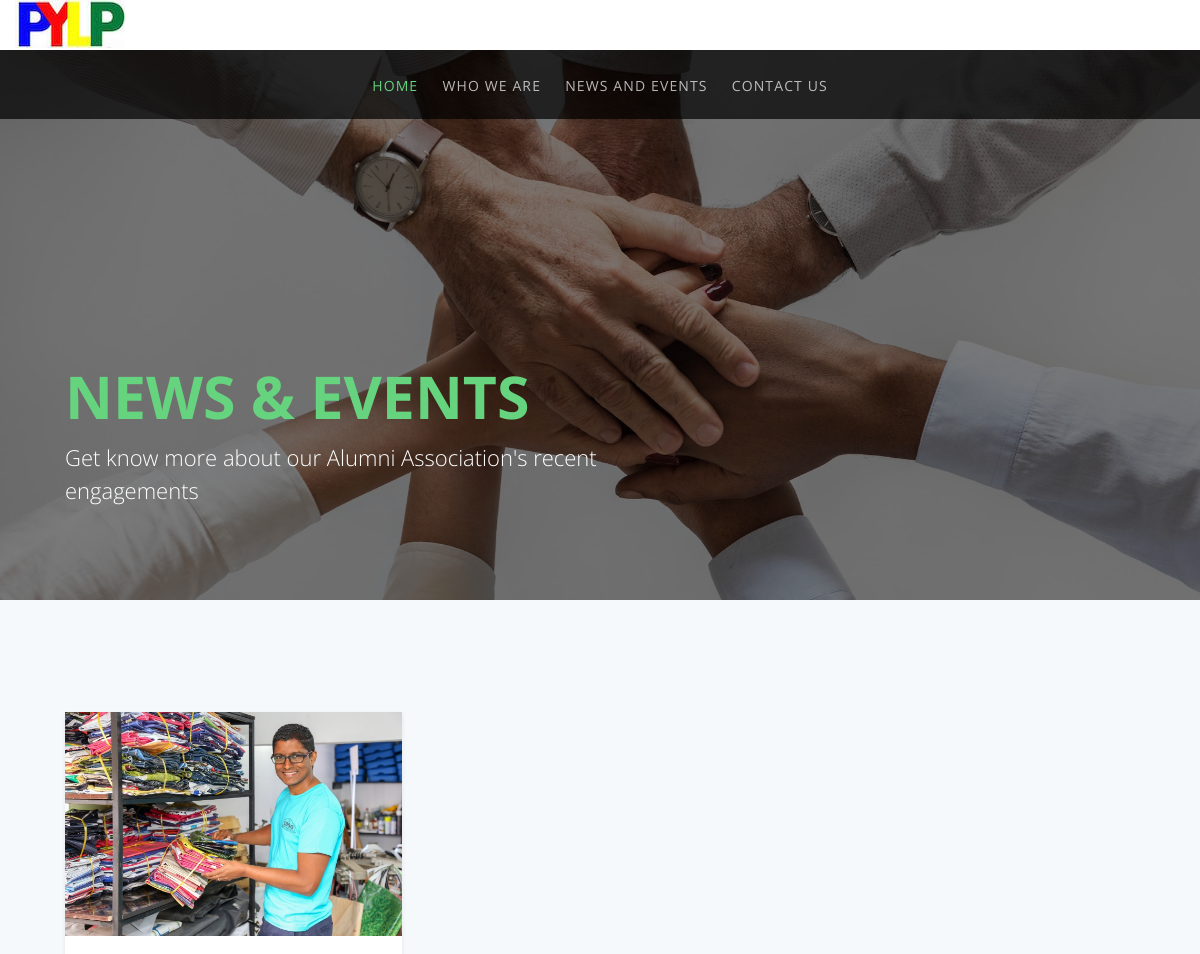
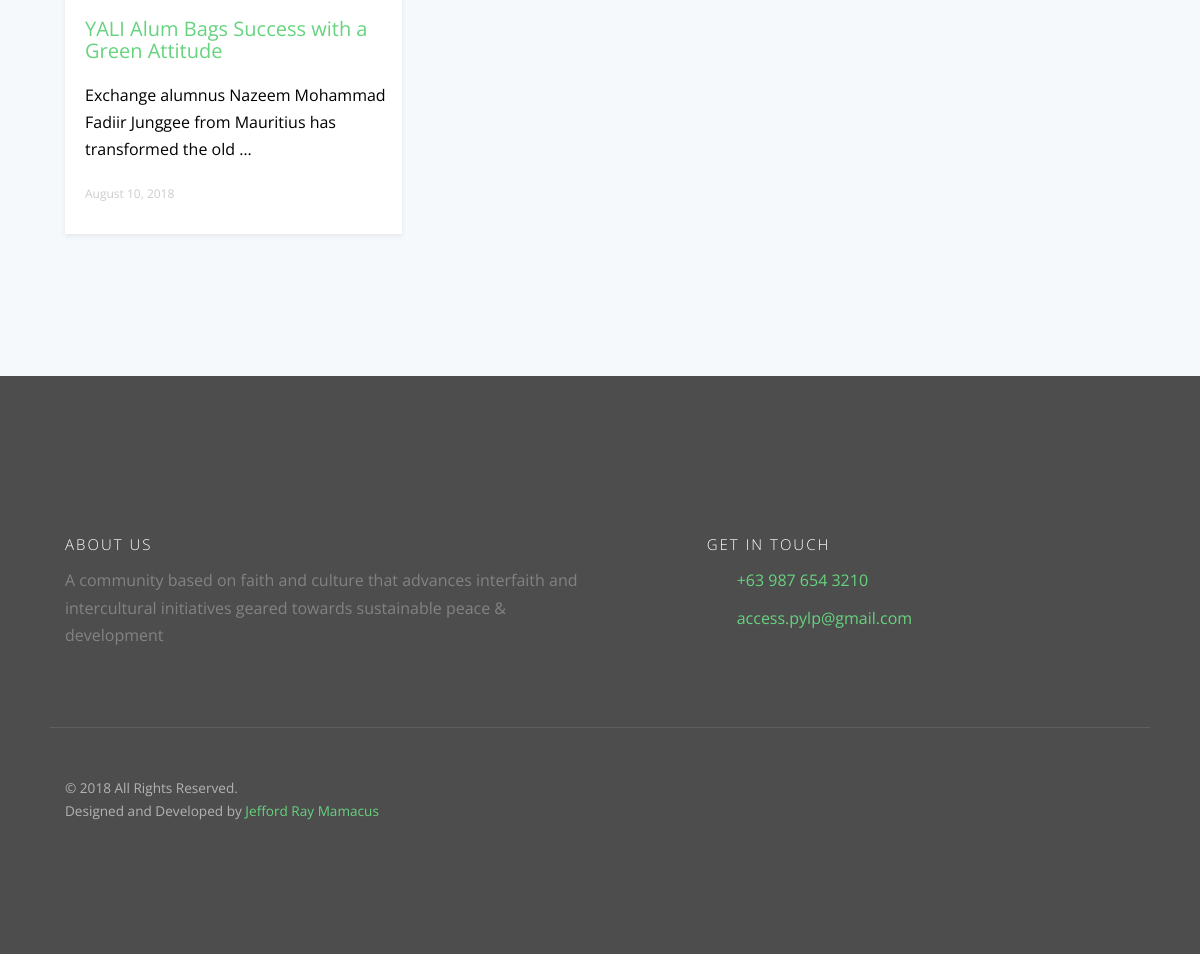
Page /news/ on the committed database (2 pictures, top to bottom).
### news/models.py (models this page shows, shortened)
class NewsList(models.Model):
    title = models.CharField(max_length=100)
    subtitle = models.CharField(max_length=200)
    image = models.ImageField(upload_to="news_header/")
    class Meta:
        verbose_name = "News List Detail"
        verbose_name_plural = "News List Details"

class News(models.Model):
    title = models.CharField(max_length=100)
    content = HTMLField()
    image = models.ImageField(upload_to=get_image_path)
    date_uploaded = models.DateTimeField(default=datetime.now, blank=True)
    slug = models.SlugField(default="", **optional)
    class Meta:
        verbose_name = "News Article"
        verbose_name_plural = "News Articles"

### content/models.py (models this page shows, shortened)
class Header(models.Model):
    title = models.CharField(max_length=100)
    subtitle = models.CharField(max_length=200)
    image = models.ImageField(upload_to = 'header/')
    video = models.URLField(max_length=200, default="")
    details = models.TextField(**optional)
    class Meta:
        verbose_name = "Header Details"
        verbose_name_plural = "Header Details"

class SocialMedia(models.Model):
    facebook = models.URLField(max_length=200, **optional)
    twitter = models.URLField(max_length=200, **optional)
    instagram = models.URLField(max_length=200, **optional)
    linkedin = models.URLField(max_length=200, **optional)
    telephone = models.CharField(max_length=20, **optional)
    email = models.EmailField(max_length=100, **optional)
    class Meta:
        verbose_name = "Social Media Accounts"
        verbose_name_plural = "Social Media Accounts"

### news/views.py (the view)
# urls.py: path('', NewsListView.as_view(), name='news_list'),
class NewsListView(View):
    def get(self, request, *args, **kwargs):
        articles = News.objects.all()
        header = NewsList.objects.first()
        return render(request, 'newslist.html', {
            'articles': articles,
            'header': header,
        })

### content/context_processors.py (called while the page is built)
def social_media(request):
    socmed = SocialMedia.objects.first()
    return {'facebook': socmed.facebook,
            'twitter': socmed.twitter,
            'instagram': socmed.instagram,
            'linkedin': socmed.linkedin,
            'telephone': socmed.telephone,
            'email': socmed.email,
            'about': Header.objects.first().details
        }

### template/newslist.html (shortened to what this page needs)
{% extends "base.html" %}
{% load static %}
{% block content %}
    <header id="gtco-header" class="gtco-cover gtco-cover-sm" role="banner" style="background-image: url({{ header.image.url|safe }})" data-stellar-background-ratio="0.5">
        <div class="overlay"></div>
        <div class="gtco-container">
            <div class="row row-mt-15em">
                <div class="col-md-7 mt-text text-left animate-box" data-animate-effect="fadeInUp">
                    <h1><strong>{{ header.title }}</strong></h1>
                    <h2>{{ header.subtitle }}</h2>
                </div>
            </div>
        </div>
    </header>
    <div class="gtco-section gtco-gray-bg">
        <div class="gtco-container">
            <div class="row">
                {% for article in articles %}
                <div class="col-lg-4 col-md-4 col-sm-6">
                    <a href="{% url 'news' slug=article.slug %}" class="gtco-card-item">
                        <figure>
                            <img src="{{ article.image.url }}" alt="Image" class="img-responsive">
                        </figure>
                        <div class="gtco-text text-left">
                            <h2>{{ article.title|truncatechars:55 }}</h2>
                            <p>{{ article.content|safe|truncatewords:12 }}</p>
                            <p class="gtco-category">{{ article.date_uploaded|date:"F j, Y"}}</p>
                        </div>
                    </a>
                </div>
                {% endfor %}
            </div>
        </div>
    </div>
{% endblock %}

### template/base.html (shortened to what this page needs)
{% load static %}
<!DOCTYPE HTML>
<html>
    <head>
    <link rel="stylesheet" href="{% static 'css/animate.css' %}">
    <link rel="stylesheet" href="{% static 'css/icomoon.css' %}">
    <link rel="stylesheet" href="{% static 'css/themify-icons.css' %}">
    <link rel="stylesheet" href="{% static 'css/bootstrap.css' %}">
    <link rel="stylesheet" href="{% static 'css/magnific-popup.css' %}">
    <link rel="stylesheet" href="{% static 'css/owl.carousel.min.css' %}">
    <link rel="stylesheet" href="{% static 'css/owl.theme.default.min.css' %}">
    <link rel="stylesheet" href="{% static 'css/style.css' %}">
    </head>
    <body>
    <div id="page">
    <div class="page-inner">
    <div id="head-top" style="position: absolute; width: 100%; top: 0; ">
        <div class="gtco-top">
            <div class="container-fluid">
                <div class="row">
                    <div class="col-md-6 col-xs-6">
                        <div id="gtco-logo"><a href="{% url 'index' %}"><img src="{% static 'images/logo.jpg' %}" alt="Image" class="img-responsive"/ ></a></div>
                    </div>
                    <div class="col-md-6 col-xs-6 social-icons">
                        <ul class="gtco-social-top">
                            {% if facebook %}<li><a href="{{ facebook }}"><i class="icon-facebook"></i></a></li>{% endif %}
                        </ul>
                    </div>
                </div>
            </div>
        </div>
        <nav class="gtco-nav sticky-banner" role="navigation">
            <div class="gtco-container">
                <div class="row">
                    <div class="col-xs-12 text-center menu-1">
                        <ul>
                            {% if request.get_full_path == "/"%}
                            <li class="active"><a href="#head-top">Home</a></li>
                            <li><a href="#gtco-about">Who We Are</a></li>
                            <li><a href="#gtco-news">News and Events</a></li>
                            <li><a href="#gtco-footer">Contact Us</a></li>
                            {% else %}
                            <li class="active"><a href="{% url 'index' %}">Home</a></li>
                            <li><a href="{% url 'index' %}#gtco-about">Who We Are</a></li>
                            <li><a href="{% url 'index' %}#gtco-news">News and Events</a></li>
                            <li><a href="#gtco-footer">Contact Us</a></li>
                            {% endif %}
                        </ul>
                    </div>
                </div>
            </div>
        </nav>
    </div>
    {% block content %}{% endblock %}
    <footer id="gtco-footer" role="contentinfo">
        <div class="gtco-container">
            <div class="row row-p   b-md">
                <div class="col-md-6">
                    <div class="gtco-widget">
                        <h3>About Us</h3>
                        <p>{{ about }}</p>
                    </div>
                </div>
                <div class="col-md-6 col-md-push-1">
                    <div class="gtco-widget">
                        <h3>Get In Touch</h3>
                        <ul class="gtco-quick-contact">
                            {% if telephone %}<li><a href="tel:{{ telephone }}"><i class="icon-phone"></i> {{ telephone }}</a></li> {% endif %}
                            {% if email %}<li><a href="mailto:{{ email }}"><i class="icon-mail2"></i> {{ email }}</a></li>{% endif %}
                        </ul>
                    </div>
                </div>
            </div>
            <div class="row copyright">
                <div class="col-md-12">
                    <p class="pull-left">
                        <small class="block">&copy; 2018 All Rights Reserved.</small>
                        <small class="block">Designed and Developed by <a href="https://ph.linkedin.com/in/jefford-ray-mamacus-9310a381" target="_blank">Jefford Ray Mamacus</a>
                    </p>
                    <p class="pull-right">
                        <ul class="gtco-social-icons pull-right">
                            {% if facebook %}<li><a href="{{ facebook }}"><i class="icon-facebook"></i></a></li>{% endif %}
                        </ul>
                    </p>
                </div>
            </div>
        </div>
    </footer>
    </div>
    </div>
    </body>
</html>

### static/css/icomoon.css (style rules this page uses)
[class^="icon-"], [class*=" icon-"] { font-family: 'icomoon' !important; speak: none; font-style: normal; font-weight: normal; font-variant: normal; text-transform: none; line-height: 1; -webkit-font-smoothing: antialiased; -moz-osx-font-smoothing: grayscale; }
.icon-mail2:before { content: "\e9da"; }
.icon-phone:before { content: "\e9f4"; }
.icon-facebook:before { content: "\ea67"; }

### rows in the picture
NewsList: image (picture), title "NEWS & EVENTS", subtitle "Get know more about our Alumni Association's recent engagements"
News: image (picture), title "YALI Alum Bags Success with a Green Attitude", content "Exchange alumnus Nazeem Mohammad Fadiir Junggee from Mauritius has transformed the old …", date_uploaded "August 10, 2018"
Header: details "A community based on faith and culture that advances interfaith and intercultural initiatives geared towards sustainable peace & development"
SocialMedia: telephone "+63 987 654 3210", email "access.pylp@gmail.com"
